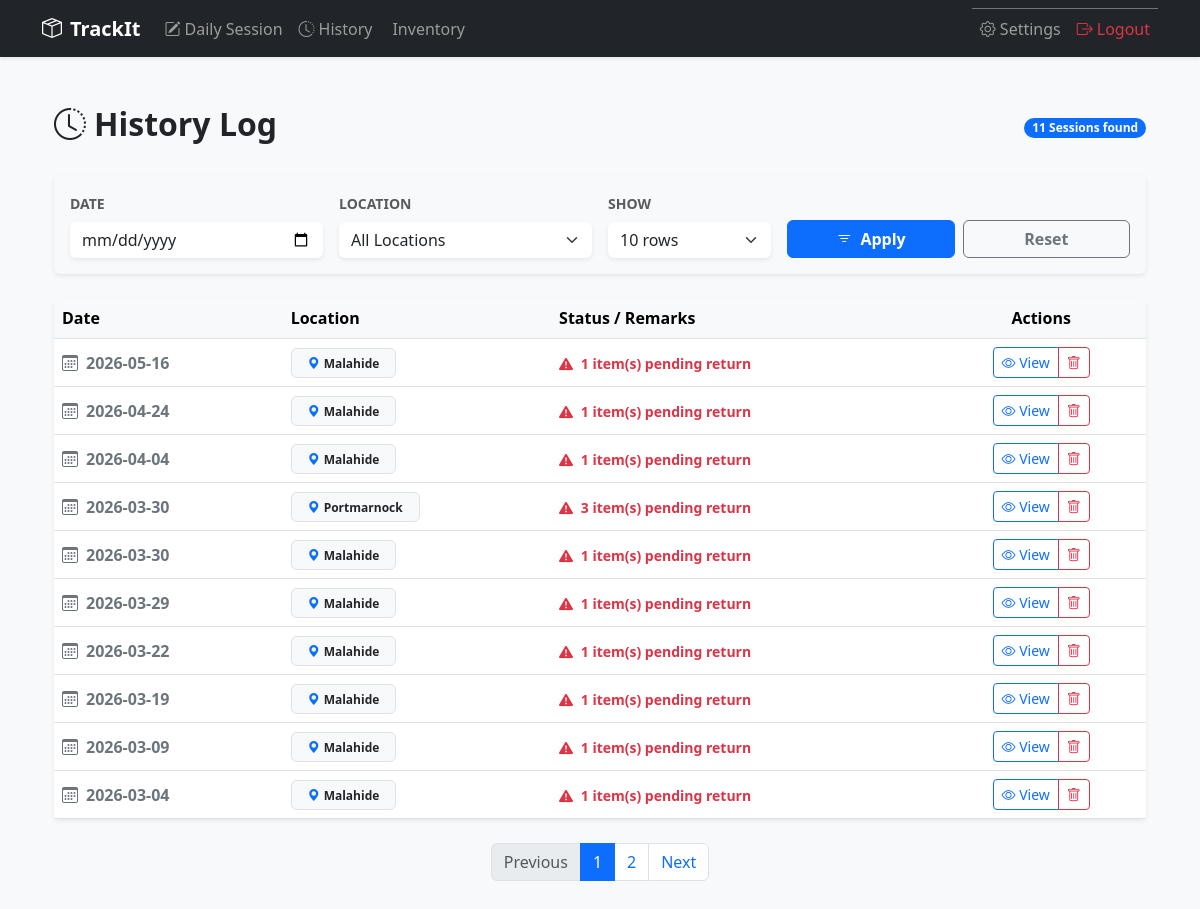
The page /history (signed in) on the database its author committed.
### models.py (models this page shows)
class Place(db.Model):
    id = db.Column(db.Integer, primary_key=True)
    name = db.Column(db.String(100), nullable=False)
    is_active = db.Column(db.Boolean, default=True)

### app.py (the view)
@app.route('/history')
def history():
    if 'user_id' not in session: return redirect(url_for('login'))
    page = request.args.get('page', 1, type=int)
    per_page = request.args.get('per_page', 10, type=int)
    f_date = request.args.get('filter_date', '')
    f_place = request.args.get('filter_place', '')
    query = db.session.query(
        func.date(DayRecord.timestamp).label('day'),
        DayRecord.place_id,
        Place.name.label('place_name'),
        func.sum(case((DayRecord.is_returned == False, 1), else_=0)).label('unreturned_count')
    ).join(Place).filter(DayRecord.user_id == session['user_id'])
    if f_date:
        query = query.filter(func.date(DayRecord.timestamp) == f_date)
    if f_place:
        query = query.filter(DayRecord.place_id == f_place)
    pagination = query.group_by(func.date(DayRecord.timestamp), DayRecord.place_id)\
                      .order_by(desc('day'))\
                      .paginate(page=page, per_page=per_page)
    all_places = Place.query.filter_by(is_active=True).order_by(Place.name).all()
    return render_template('history.html',
                           pagination=pagination,
                           all_places=all_places,
                           f_date=f_date,
                           f_place=f_place,
                           per_page=per_page) # Pass it to HTML

### templates/history.html (shortened to what this page needs)
{% extends "base.html" %}
{% block content %}
<div class="container py-4">
    <div class="d-flex justify-content-between align-items-center mb-4">
        <h2 class="fw-bold"><i class="bi bi-clock-history me-2"></i>History Log</h2>
        <span class="badge bg-primary rounded-pill">{{ pagination.total }} Sessions found</span>
    </div>
    <div class="card shadow-sm border-0 mb-4 bg-light">
        <div class="card-body">
            <form method="GET" action="{{ url_for('history') }}" class="row g-3 align-items-end">
                <div class="col-md-3">
                    <label class="form-label small fw-bold text-muted text-uppercase">Date</label>
                    <input type="date" name="filter_date" class="form-control border-0 shadow-sm" value="{{ f_date }}">
                </div>
                <div class="col-md-3">
                    <label class="form-label small fw-bold text-muted text-uppercase">Location</label>
                    <select name="filter_place" class="form-select border-0 shadow-sm">
                        <option value="">All Locations</option>
                    </select>
                </div>
                <div class="col-md-2">
                    <label class="form-label small fw-bold text-muted text-uppercase">Show</label>
                    <select name="per_page" class="form-select border-0 shadow-sm">
                        <option value="10" {{ 'selected' if per_page == 10 }}>10 rows</option>
                    </select>
                </div>
                <div class="col-md-4 d-flex gap-2">
                    <button type="submit" class="btn btn-primary w-100 fw-bold">
                        <i class="bi bi-filter me-1"></i> Apply
                    </button>
                    <a href="{{ url_for('history') }}" class="btn btn-outline-secondary w-100 fw-bold">
                        Reset
                    </a>
                </div>
            </form>
        </div>
    </div>
    <div class="card shadow-sm border-0">
        <div class="table-responsive">
            <table class="table table-hover align-middle mb-0">
                <thead class="table-light">
                    <tr>
                        <th>Date</th>
                        <th>Location</th>
                        <th>Status / Remarks</th>
                        <th class="text-center">Actions</th>
                    </tr>
                </thead>
                <tbody>
                    {% for s in pagination.items %}
                    <tr>
                        <td class="fw-bold text-secondary">
                            <i class="bi bi-calendar3 me-2"></i>{{ s.day }}
                        </td>
                        <td>
                            <span class="badge bg-light text-dark border px-3 py-2">
                                <i class="bi bi-geo-alt-fill me-1 text-primary"></i>{{ s.place_name }}
                            </span>
                        </td>
                        <td>
                            {% if s.unreturned_count > 0 %}
                                <span class="text-danger fw-bold small">
                                    <i class="bi bi-exclamation-triangle-fill me-1"></i>
                                    {{ s.unreturned_count }} item(s) pending return
                                </span>
                            {% else %}
                                <span class="text-success small">
                                    <i class="bi bi-check-circle-fill me-1"></i>
                                    All returned
                                </span>
                            {% endif %}
                        </td>
                        <td class="text-center">
                            <div class="btn-group">
                                <a href="{{ url_for('session_details', ts=s.day, place_id=s.place_id) }}"
                                   class="btn btn-sm btn-outline-primary">
                                    <i class="bi bi-eye"></i> View
                                </a>
                                <a href="{{ url_for('delete_session', ts=s.day, place_id=s.place_id) }}"
                                   class="btn btn-sm btn-outline-danger"
                                   onclick="return confirm('Delete this entire session?')">
                                    <i class="bi bi-trash"></i>
                                </a>
                            </div>
                        </td>
                    </tr>
                    {% endfor %}
                </tbody>
            </table>
        </div>
    </div>
    {% if pagination.pages > 1 %}
    <nav class="mt-4">
        <ul class="pagination justify-content-center">
            <li class="page-item {{ 'disabled' if not pagination.has_prev }}">
                <a class="page-link" href="{{ url_for('history', page=pagination.prev_num, filter_date=f_date, filter_place=f_place, per_page=per_page) }}">Previous</a>
            </li>
            {% for page_num in pagination.iter_pages(left_edge=1, right_edge=1, left_current=2, right_current=2) %}
                {% if page_num %}
                    <li class="page-item {{ 'active' if page_num == pagination.page }}">
                        <a class="page-link" href="{{ url_for('history', page=page_num, filter_date=f_date, filter_place=f_place, per_page=per_page) }}">{{ page_num }}</a>
                    </li>
                {% else %}
                    <li class="page-item disabled"><span class="page-link">...</span></li>
                {% endif %}
            {% endfor %}
            <li class="page-item {{ 'disabled' if not pagination.has_next }}">
                <a class="page-link" href="{{ url_for('history', page=pagination.next_num, filter_date=f_date, filter_place=f_place, per_page=per_page) }}">Next</a>
            </li>
        </ul>
    </nav>
    {% endif %}
</div>
{% endblock %}

### rows shown on the page
Place: day "2026-05-16", place_name "Malahide", unreturned_count "1", day "2026-04-24", day "2026-04-04", day "2026-03-30", day "2026-03-29", day "2026-03-22", day "2026-03-19", day "2026-03-09", day "2026-03-04"

### other values the page prints
{{ pagination.total }} "11"
{{ s.day }} "2026-03-30"
{{ s.place_name }} "Portmarnock"
{{ s.unreturned_count }} "3"
{{ page_num }} "1" "2"
